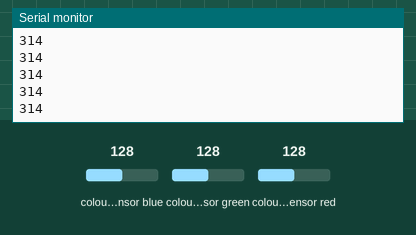
This sketch was run on a simulated Arduino Uno, built with avr-gcc and run on an emulated ATmega328P. Shown: the last lines printed to the serial monitor. Wiring (inferred from the names in the program): TCS3200 colour sensor: output pin 6; S2 pin 4; S3 pin 5; S0 pin 2; S1 pin 3. The test bench sets the inputs (shaded band); at power-on: colour sensor blue 128, colour sensor green 128, colour sensor red 128.

Above: at 1.2 s.
1.3 s: colour sensor blue set to 5
At 1.76 s:
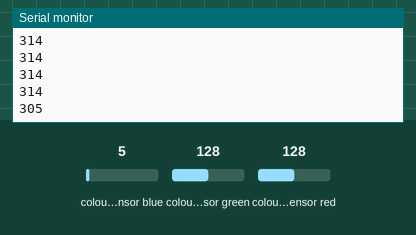
2.8 s: colour sensor green set to 5
At 2.96 s:
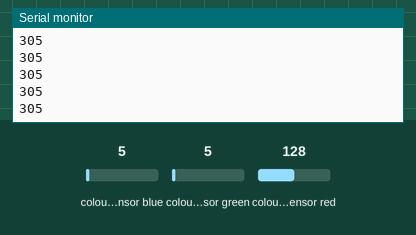
4.3 s: colour sensor red set to 5
At 4.36 s:
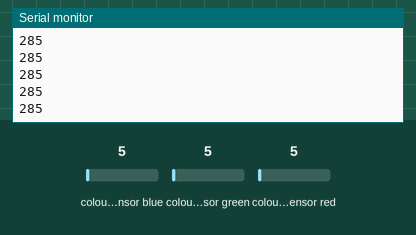
Timing chart, 0 to 7.3 s (numbered marks = the images above; inputs shaded):
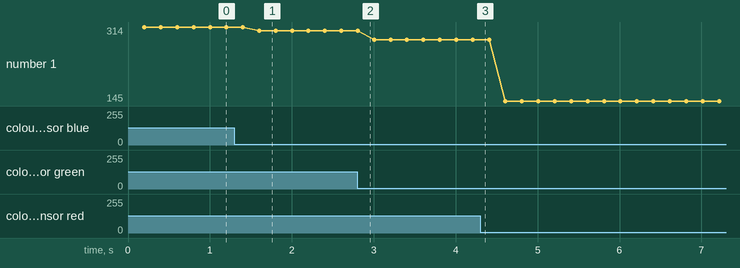

Measured:
- after the input at 1.3 s, the serial monitor: prints a new line after 0.30 s (image 1)
- plotted number 1: 314 → 305 after the input at 1.3 s, 305 → 285 after the input at 2.8 s, 285 → 145 after the input at 4.3 s

The sketch:

grayscale_sensing.ino
```cpp
//introducing pins
#define S0 2
#define S1 3
#define S2 4
#define S3 5
#define sensorOut 6

//calibration values
int whiteMin = 66;
int whiteMax = 282;

int colordeg = 0;

int whiteValue;

// setting pins to output and starting serial output
void setup() {

  pinMode(S0, OUTPUT);
  pinMode(S1, OUTPUT);
  pinMode(S2, OUTPUT);
  pinMode(S3, OUTPUT);

  pinMode(sensorOut, INPUT);

  digitalWrite(S0,HIGH);
  digitalWrite(S1,LOW);

  Serial.begin(57600);
}

//reading output from color sensor and translating it into rgb format
void loop() {
  colordeg = getcolordeg();
  whiteValue = map(colordeg, whiteMin, whiteMax, 255, 0);
  delay(200);

  Serial.println(whiteValue);
}

//function for grabbing the needed output
int getcolordeg() {
  digitalWrite(S2,HIGH);
  digitalWrite(S3,LOW);

  int deg;
  deg = pulseIn(sensorOut,LOW);
  return deg;
}
```
